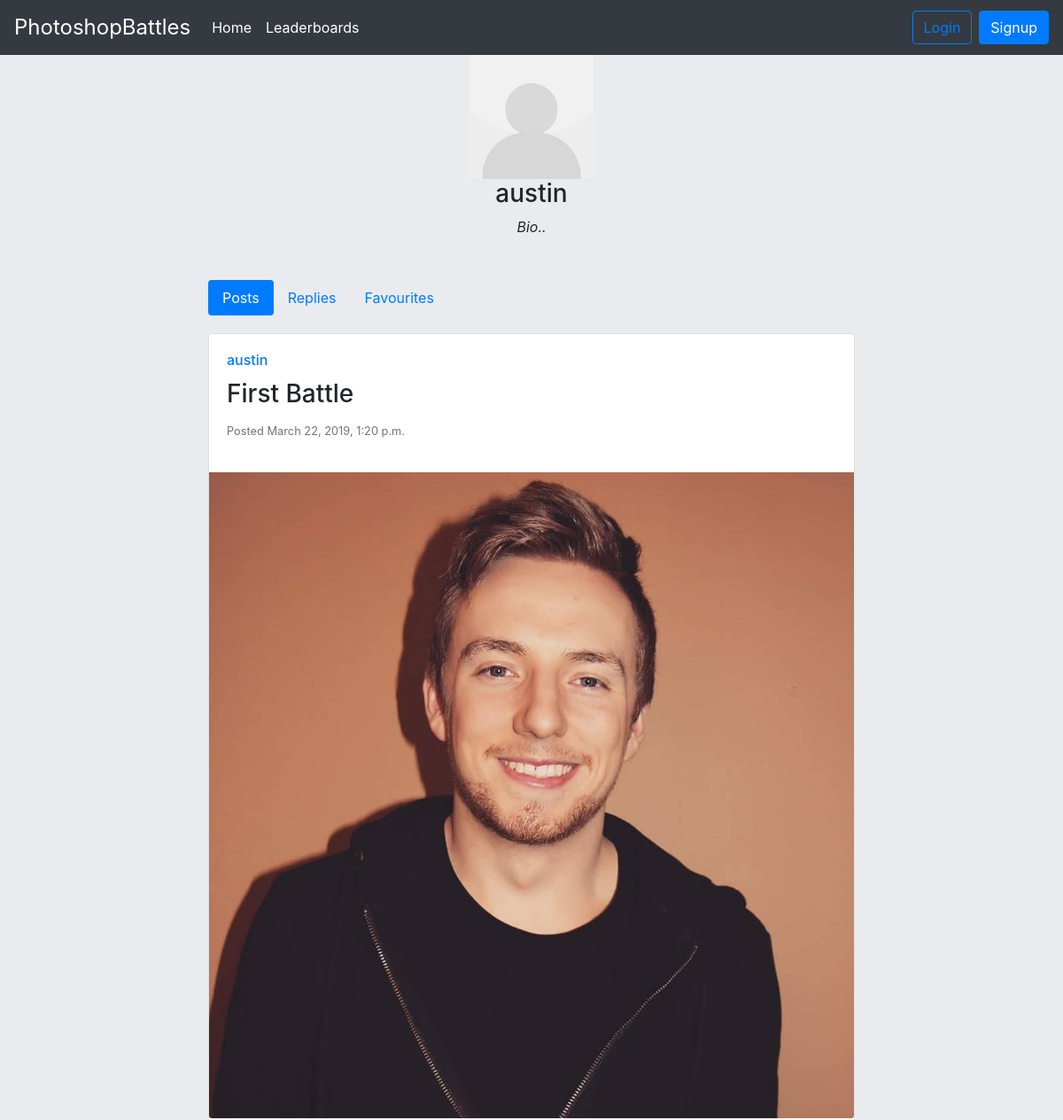
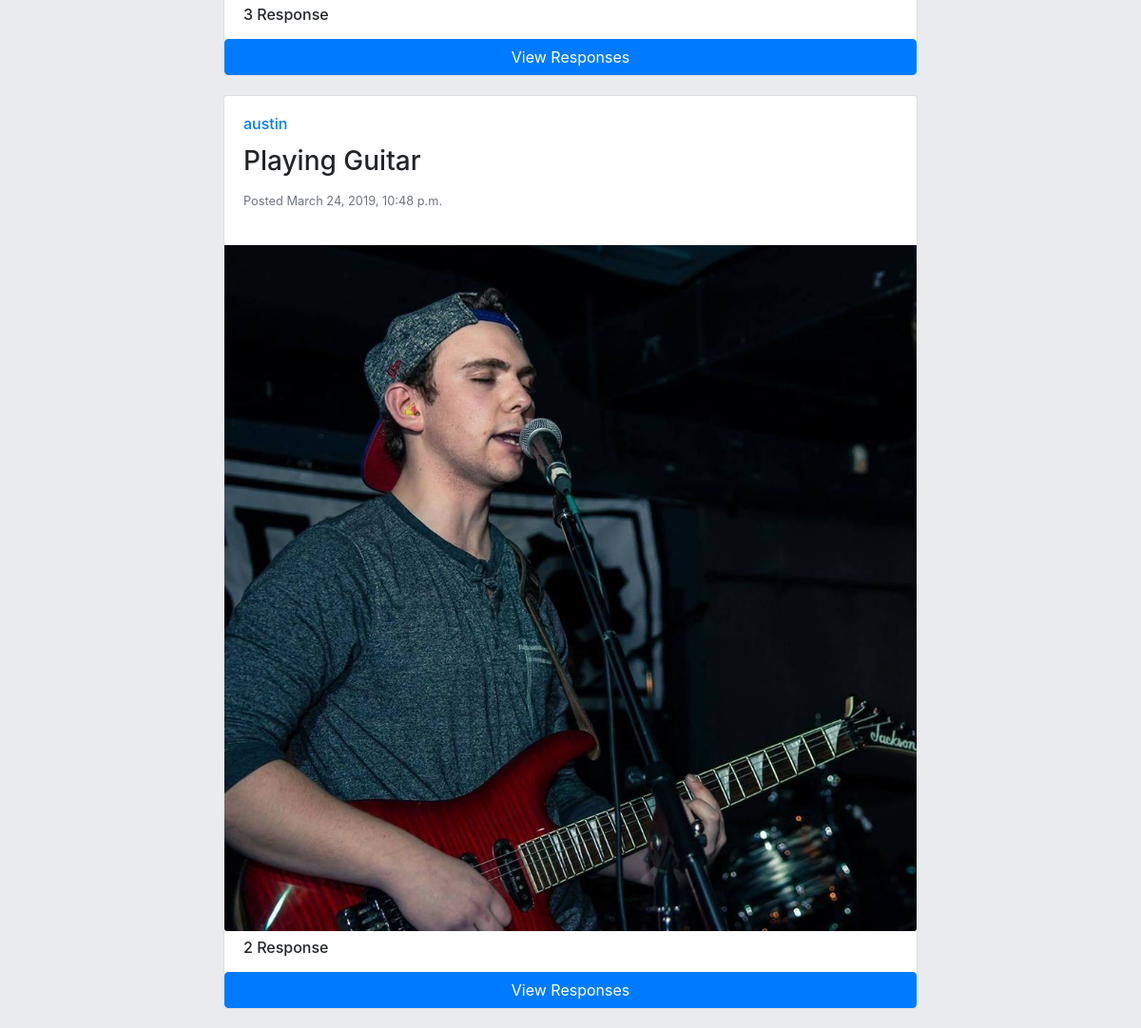
The app's page /profile/austin with its own data (2 pictures, top to bottom).
### accounts/models.py (models this page shows, shortened)
class Profile(models.Model):
    user = models.OneToOneField(User, on_delete=models.CASCADE)
    image = models.ImageField(default='default.jpg',upload_to='profile_pics')
    bio = models.TextField(max_length=400, default='Bio..')

### application/models.py (models this page shows, shortened)
class Post(models.Model):
    user = models.ForeignKey(User,on_delete=models.CASCADE)
    title = models.CharField(max_length=40)
    image = models.ImageField(upload_to='post_pictures')
    pub_date = models.DateTimeField('date published')

### accounts/views.py (the view)
# urls.py: path('profile/<str:username>',profile_view),
def profile_view(request, username):
    user_object = get_object_or_404(User, username=username)
    profile = user_object.profile
    posts_by_user = Post.objects.filter(user=user_object)
    replies_by_user = Reply.objects.filter(user=user_object)
    context = {
        'user_object': user_object,
        'profile': profile,
        'posts_by_user': posts_by_user,
        'replies_by_user': replies_by_user
    }
    return render(request, 'accounts/profile.html', context)

### accounts/templates/accounts/profile.html (shortened to what this page needs)
{% extends 'accounts/base_layout.html' %}
{% block container %}
        <div class="row justify-content-sm-center">
          <div class="col-sm-8">
          <center>
          <img src="/media/{{profile.image}}" width="140" height="140">
        <h3>{{user_object.username}}</h3>
        <em>{{profile.bio}}</em>
        <br><br>
        </center><br>
            <ul class="nav nav-pills mb-3" id="pills-tab" role="tablist">
  <li class="nav-item">
    <a class="nav-link active" id="pills-posts-tab" data-toggle="pill" href="#pills-posts" role="tab" aria-controls="pills-posts" aria-selected="true">Posts</a>
  </li>
  <li class="nav-item">
    <a class="nav-link" id="pills-replies-tab" data-toggle="pill" href="#pills-replies" role="tab" aria-controls="pills-replies" aria-selected="false">Replies</a>
  </li>
  <li class="nav-item">
      <a class="nav-link" id="pills-favourites-tab" data-toggle="pill" href="#pills-favourites" role="tab" aria-controls="pills-favourites" aria-selected="false">Favourites</a>
    </li>
</ul>
<div class="tab-content" id="pills-tabContent">
  <div class="tab-pane fade show active" id="pills-posts" role="tabpanel" aria-labelledby="pills-posts-tab">
             {% for post in posts_by_user %}
              {% include 'application/post.html' %}
            {% endfor %}
  </div>
</div>
          </div>
        </div>
    </div>
{% endblock %}

### accounts/templates/accounts/base_layout.html (shortened to what this page needs)
{% load static %}
<!DOCTYPE html>
{% block html %}
<html lang="en">
    {% block head %}
    <head>
        <link rel="stylesheet" href="https://maxcdn.bootstrapcdn.com/bootstrap/4.0.0/css/bootstrap.min.css">
        <link rel="stylesheet" href="{% static 'css/main.css' %}"
        {% block extra_css %}{% endblock %}
    </head>
    {% endblock %}
    {% block body %}
    <body>
        {% block nav %}
   <nav class="navbar navbar-expand-lg navbar-dark bg-dark">
  <a class="navbar-brand site-title" href="/">PhotoshopBattles</a>
  <div class="collapse navbar-collapse" id="navbarSupportedContent">
    <ul class="navbar-nav mr-auto">
      <li class="nav-item active">
        <a class="nav-link" href="/">Home <span class="sr-only">(current)</span></a>
      </li>
      <li class="nav-item active">
        <a class="nav-link" href="/leaderboard">Leaderboards <span class="sr-only">(current)</span></a>
      </li>
    </ul>
    <ul class="navbar-nav m1-auto">
    {% if not user.is_authenticated %}
        <li class="nav-item">
        <a class="btn btn-outline-primary" href="/account/login">Login</a>
      </li>
       <li class="nav-item">
        <a class="btn btn-primary signup-button" href="/account/register">Signup</a>
      </li>
    {% endif %}
    </ul>
  </div>
</nav>
        {% endblock %}
        {% block body_content %}
            <div class="container">
                {% block container %}{% endblock %}
        {% endblock %}
    </body>
    {% endblock %}
</html>
{% endblock %}

### application/templates/application/post.html (shortened to what this page needs)
<div class="post">
  <div class="card">
    <div class="card-body">
      <h6 class="card-title username"><a href="/profile/{{post.user}}">{{post.user}}</a></h6>
      <h3 class="card-title post-title">{{post.title}}</h6>
      <p class="card-text date-posted post-date"><small class="text-muted">Posted {{post.pub_date}}</small></p>
    </div>
    <img class="card-img-bottom" src="/media/{{ post.image }}" alt="{{post.title}}" >
    {% if post.reply_set.all %}
    {% if post.reply_set.count >= 1 %}
    <h6 class="reply-heading">{{ post.reply_set.count }} Response</h6>
    <button type="button" class="btn btn-primary" data-toggle="modal" data-target=".bd-example-modal-md-{{post.id}}">View Responses</button>
    {% endif %}
    {% endif %}
  </div>
</div>

### static/css/main.css (style rules this page uses)
body { background: #E9EBEE; }
@media only screen and (min-width: 992px) { .signup-button { margin-left: 8px; } }
.site-title { font-size: 1.5rem; }
.post { margin: 20px 0; }
.reply-heading { padding: 0.5rem 1.25rem; }
.post-date { float:left; }

### records on screen
Profile: image (placeholder picture), bio "Bio.."
Post: user "austin", title "First Battle", pub_date "March 22, 2019, 1:20 p.m.", image (picture), reply_set.count "3"
Post: user "austin", title "Playing Guitar", pub_date "March 24, 2019, 10:48 p.m.", image (picture), reply_set.count "2"

### other values on screen
{{ user_object.username }} "austin"
